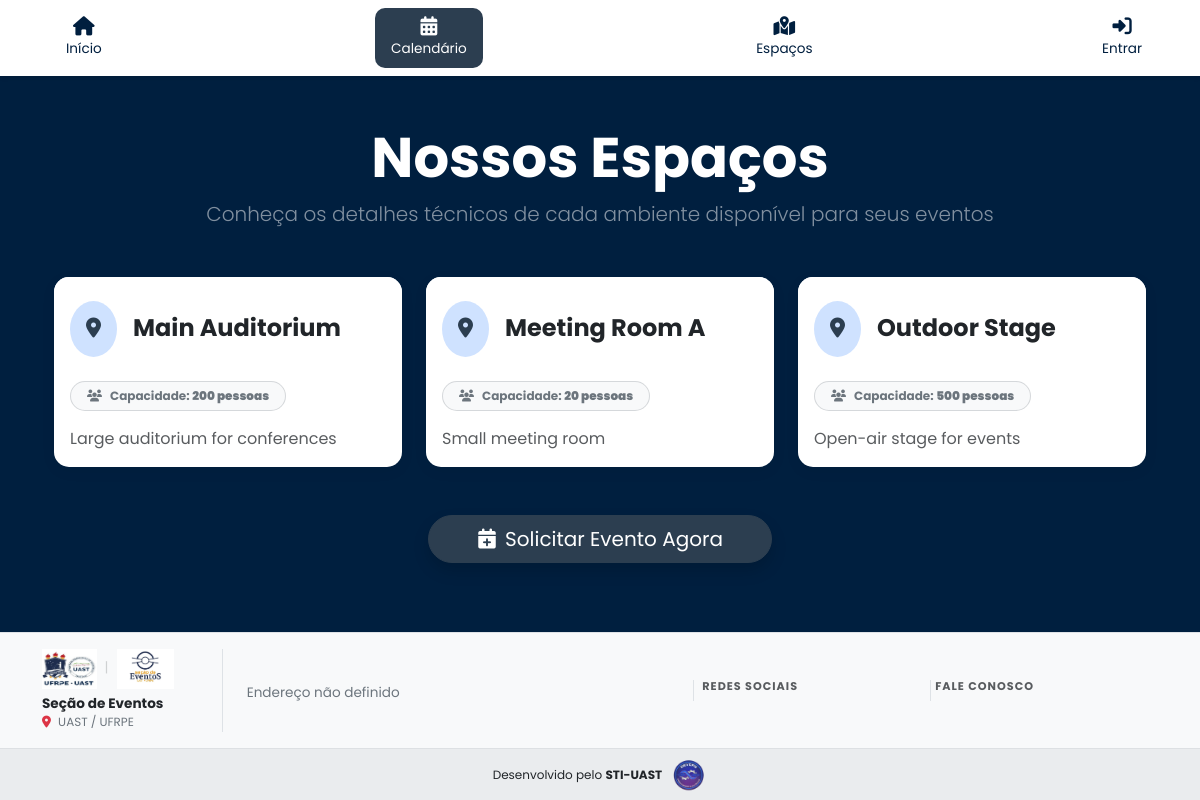
Screenshot of /public/locations with the database file from the repository.
### tables this page shows
CREATE TABLE locations (
    id INT PRIMARY KEY AUTO_INCREMENT,
    name VARCHAR(255) NOT NULL UNIQUE,
    description TEXT,
    capacity INT,
    created_at TIMESTAMP NOT NULL DEFAULT CURRENT_TIMESTAMP
);

### controllers/PublicController.php (called while the page is built, shortened)
<?php
require_once __DIR__ . '/../models/Event.php';
require_once __DIR__ . '/../models/Location.php';
class PublicController {
    public function locations() {
        $locationModel = new Location();
        $locations = $locationModel->getAllLocations();
        include __DIR__ . '/../views/public/locations.php';
    }
}
?>

### models/Location.php (called while the page is built, shortened)
<?php
require_once __DIR__ . '/../config/database.php';
class Location {
    private $pdo;
    public function __construct() {
        global $pdo;
        $this->pdo = $pdo;
    }
    public function getAllLocations() {
        $stmt = $this->pdo->prepare("SELECT * FROM locations ORDER BY name ASC");
        $stmt->execute();
        return $stmt->fetchAll(PDO::FETCH_ASSOC);
    }
}
?>

### models/Config.php (called while the page is built, shortened)
<?php
require_once __DIR__ . '/../config/database.php';
class Config {
    private $pdo;
    public function __construct() {
        global $pdo;
        $this->pdo = $pdo;
    }
    public function getAll() {
        $stmt = $this->pdo->query("SELECT `key`, value FROM configuracoes");
        return $stmt->fetchAll(PDO::FETCH_KEY_PAIR);
    }
}

### views/public/locations.php (the view, shortened to what this page needs)
<div class="container mt-4">
    <div class="text-center mb-5">
        <h1 class="display-4 fw-bold text-white">Nossos Espaços</h1>
        <p class="lead text-white-50">Conheça os detalhes técnicos de cada ambiente disponível para seus eventos</p>
    </div>
    <div class="row g-4">
        <?php foreach ($locations as $location): ?>
            <div class="col-md-6 col-lg-4">
                <div class="card h-100 shadow-sm border-0 rounded-4 hover-shadow transition-all overflow-hidden">
                    <div class="card-header bg-white border-bottom-0 pt-4 pb-0">
                        <div class="d-flex align-items-center mb-2">
                            <div class="bg-primary-subtle text-primary rounded-circle p-3 me-3">
                                <i class="fas fa-map-marker-alt fa-lg"></i>
                            </div>
                            <h3 class="card-title h4 fw-bold text-dark mb-0"><?php echo htmlspecialchars($location['name']); ?></h3>
                        </div>
                    </div>
                    <div class="card-body">
                        <div class="mb-3">
                            <span class="badge bg-light text-secondary border border-secondary border-opacity-25 rounded-pill px-3 py-2">
                                <i class="fas fa-users me-2"></i>Capacidade: <strong><?php echo htmlspecialchars($location['capacity']); ?> pessoas</strong>
                            </span>
                        </div>
                        <p class="card-text text-muted" style="text-align: justify;">
                            <?php echo nl2br(htmlspecialchars($location['description'])); ?>
                        </p>
                    </div>
                </div>
            </div>
        <?php endforeach; ?>
    </div>
    <div class="text-center mt-5 mb-5">
        <a href="/eventos/request/form" class="btn btn-primary btn-lg rounded-pill px-5 shadow">
            <i class="fas fa-calendar-plus me-2"></i>Solicitar Evento Agora
        </a>
    </div>
</div>
<?php
$content = ob_get_clean();
include __DIR__ . '/../layout.php';
?>

### index.php (shortened to what this page needs)
<?php
$url = isset($_GET['url']) ? $_GET['url'] : '';
$url = rtrim($url, '/');
$url = explode('/', $url);
$controller = !empty($url[0]) ? $url[0] : 'public';
$action = !empty($url[1]) ? $url[1] : 'index';
$controllerFile = 'controllers/' . ucfirst($controller) . 'Controller.php';
if (file_exists($controllerFile)) {
    $controllerClass = ucfirst($controller) . 'Controller';
    if (class_exists($controllerClass)) {
        $controllerInstance = new $controllerClass();
        if (method_exists($controllerInstance, $action)) {
            $controllerInstance->$action();
        } else {
            echo 'Action not found';
        }
    } else {
        echo 'Controller class not found';
    }
} else {
    echo 'Controller file not found';
}
?>

### views/layout.php (shortened to what this page needs)
<!DOCTYPE html>
<html lang="pt">
<head>
    <link href="https://cdn.jsdelivr.net/npm/bootstrap@5.3.3/dist/css/bootstrap.min.css" rel="stylesheet">
    <link rel="stylesheet" href="https://cdnjs.cloudflare.com/ajax/libs/font-awesome/6.4.0/css/all.min.css">
    <link rel="stylesheet" href="https://cdnjs.cloudflare.com/ajax/libs/cropperjs/1.6.1/cropper.min.css">
    <link rel="stylesheet" href="/eventos/public/css/style.css?v=<?php echo time(); ?>">
</head>
<body class="d-flex flex-column min-vh-100">
    <?php
    require_once __DIR__ . '/../models/Config.php';
    $configModel = new Config();
    $globalConfigs = $configModel->getAll();
    $uri = $_SERVER['REQUEST_URI'] ?? '/';
    function isActive($uri, $path) {
        return strpos($uri, $path) !== false ? 'active' : '';
    }
    $isHome = ($uri == '/eventos/' || $uri == '/eventos/index.php' || $uri == '/eventos/?');
    ?>
    <nav class="navbar navbar-expand-lg navbar-light bg-white shadow-sm d-none d-lg-block">
        <div class="container">
            <div class="collapse navbar-collapse flex-grow-1" id="navbarNav">
                <ul class="navbar-nav w-100 justify-content-between">
                    <li class="nav-item"><a class="nav-link <?php echo $isHome ? 'active' : ''; ?>" href="/eventos/"><i class="fas fa-home"></i>Início</a></li>
                    <li class="nav-item"><a class="nav-link <?php echo isActive($uri, '/eventos/public/'); ?>" href="/eventos/public/calendar"><i class="fas fa-calendar-alt"></i>Calendário</a></li>
                    <li class="nav-item"><a class="nav-link" href="https://suporte.uast.ufrpe.br/eventos/public/locations" target="_blank"><i class="fas fa-map-marked-alt"></i>Espaços</a></li>
                    <?php if (!isset($_SESSION['user_id'])): ?>
                        <li class="nav-item"><a class="nav-link <?php echo isActive($uri, '/eventos/auth/login'); ?>" href="/eventos/auth/login"><i class="fas fa-sign-in-alt"></i>Entrar</a></li>
                    <?php endif; ?>
                </ul>
            </div>
        </div>
    </nav>
    <div class="container mt-4 flex-grow-1">
    <?php echo $content; ?>
    </div>
    <footer class="mt-auto" style="background-color: #f8f9fa; border-top: 1px solid #dee2e6; font-family: 'Poppins', sans-serif; font-size: 0.85rem;">
        <div class="container py-3">
            <div class="row g-3 align-items-center">
                <div class="col-lg-2 col-md-12 text-center text-lg-start border-end-lg position-relative"
                     style="border-right-color: #dee2e6; cursor: pointer;"
                     data-bs-toggle="collapse"
                     data-bs-target="#footerContent"
                     aria-expanded="false"
                     aria-controls="footerContent">
                    <div class="d-flex align-items-center justify-content-center justify-content-lg-start gap-2 mb-2">
                        <?php
                        $logo1 = !empty($globalConfigs['footer_logo_1']) ? '/eventos/' . $globalConfigs['footer_logo_1'] : '/eventos/lib/ufrpe.jpeg';
                        $logo2 = !empty($globalConfigs['footer_logo_2']) ? '/eventos/' . $globalConfigs['footer_logo_2'] : '/eventos/lib/eventos.jpeg';
                        ?>
                        <img src="<?php echo htmlspecialchars($logo1); ?>" alt="Logo 1" style="height: 40px; object-fit: contain;">
                        <span class="text-muted opacity-25">|</span>
                        <img src="<?php echo htmlspecialchars($logo2); ?>" alt="Logo 2" style="height: 40px; object-fit: contain;">
                    </div>
                    <div class="fw-bold text-dark lh-1">
                        <?php echo htmlspecialchars($globalConfigs['footer_col1_title'] ?? 'Seção de Eventos'); ?>
                    </div>
                    <div class="small text-secondary mt-1">
                        <i class="fas fa-map-marker-alt text-danger me-1"></i>
                        <?php echo htmlspecialchars($globalConfigs['footer_col1_subtitle'] ?? 'UAST / UFRPE'); ?>
                    </div>
                </div>
                <div class="col-lg-10 col-12 collapse d-lg-block" id="footerContent">
                    <div class="row g-3 align-items-center">
                        <div class="col-lg-6 col-md-6 text-center text-lg-start px-lg-4 border-end-lg" style="border-right-color: #dee2e6;">
                            <div class="d-flex align-items-start justify-content-center justify-content-lg-start gap-2 mt-1">
                                <div class="lh-sm text-secondary">
                                    <?php echo $globalConfigs['footer_address'] ?? 'Endereço não definido';  ?>
                                </div>
                            </div>
                        </div>
                        <div class="col-lg-6 col-md-6">
                            <div class="row g-2">
                                <div class="col-6 text-center text-lg-start">
                                    <h6 class="fw-bold text-uppercase text-muted mb-2" style="font-size: 0.7rem; letter-spacing: 1px;">Redes Sociais</h6>
                                </div>
                                <div class="col-6 text-center text-lg-start border-start" style="border-color: #dee2e6;">
                                     <h6 class="fw-bold text-uppercase text-muted mb-2" style="font-size: 0.7rem; letter-spacing: 1px;">Fale Conosco</h6>
                                </div>
                            </div>
                        </div>
                    </div>
                </div>
            </div>
        </div>
        <div class="py-2 bg-secondary bg-opacity-10 border-top border-secondary border-opacity-10">
            <div class="container text-center d-flex align-items-center justify-content-center gap-2">
                <small style="font-size: 0.75rem;">
                     <?php
                        if (!empty($globalConfigs['footer_text'])) {
                            echo $globalConfigs['footer_text'];
                        } else {
                            echo 'Desenvolvido pelo <a href="http://uast.ufrpe.br/sti" target="_blank" class="fw-bold text-decoration-none text-dark">STI-UAST</a>';
                        }
                    ?>
                </small>
                <img src="/eventos/public/img/devops.png" alt="DevOps Logo" style="height: 35px; width: auto; opacity: 0.8;">
            </div>
        </div>
    </footer>
</body>
</html>

### public/css/style.css (style rules this page uses)
body { font-family: 'Poppins', sans-serif !important; background-color: #001f3f !important; }
.navbar { background-color: #ffffff !important; box-shadow: 0 2px 4px rgba(0, 0, 0, 0.1) !important; }
.navbar-nav .nav-link { display: flex !important; flex-direction: column !important; align-items: center !important; justify-content: center !important; text-align: center !important; font-size: 0.85rem !important; padding: 0.5rem 1rem !important; transition: color 0.3s ease, background-color 0.3s ease !important; border-radius: 10px !important; color: #001f3f !important; }
.navbar-nav .nav-link i { font-size: 1.2rem !important; margin-bottom: 4px !important; color: #001f3f !important; }
.navbar-nav .nav-link.active { background-color: #2c3e50 !important; color: #ffffff !important; }
.navbar-nav .nav-link.active i { color: #ffffff !important; }
.card { border: none !important; border-radius: 15px !important; box-shadow: 0 4px 15px rgba(0, 0, 0, 0.05) !important; background-color: #ffffff !important; }
.btn-primary { background-color: #2c3e50 !important; border-color: #2c3e50 !important; }
.text-primary { color: #2c3e50 !important; }
body > .container .text-primary:not(.card .text-primary):not(.bg-white .text-primary):not(.bg-light .text-primary):not(.modal .text-primary), body > .container h1:not(.card h1):not(.bg-white h1):not(.bg-light h1):not(.modal h1), body > .container h2:not(.card h2):not(.bg-white h2):not(.bg-light h2):not(.modal h2), body > .container h3:not(.card h3):not(.bg-white h3):not(.bg-light h3):not(.modal h3), body > .container h4:not(.card h4):not(.bg-white h4):not(.bg-light h4):not(.modal h4), body > .container h5:not(.card h5):not(.bg-white h5):not(.bg-light h5):not(.modal h5), body > .container h6:not(.card h6):not(.bg-white h6):not(.bg-light h6):not(.modal h6) { color: #ffffff !important; }

### views/public/locations.php (style rules this page uses)
.transition-all { transition: all 0.3s ease; }

### views/layout.php (style rules this page uses)
@media (min-width: 992px) { .border-end-lg { border-right: 1px solid #dee2e6; } }

### rows the page displays
locations: name "Main Auditorium", capacity "200", description "Large auditorium for conferences"
locations: name "Meeting Room A", capacity "20", description "Small meeting room"
locations: name "Outdoor Stage", capacity "500", description "Open-air stage for events"

### other values shown
$globalConfigs['footer_col1_title'] "Seção de Eventos"
$globalConfigs['footer_col1_subtitle'] "UAST / UFRPE"
$globalConfigs['footer_address'] "Endereço não definido"
